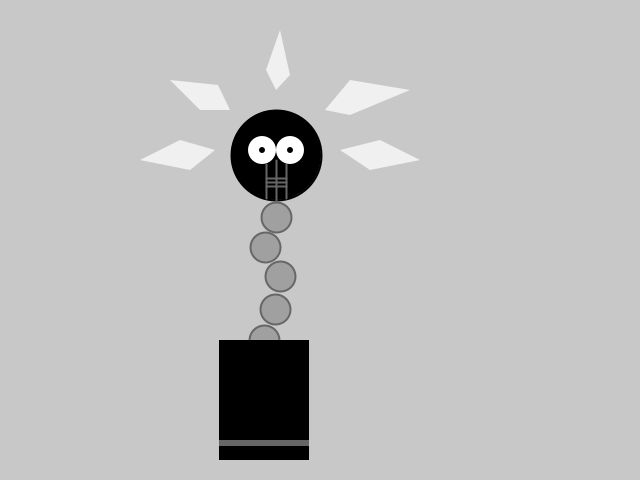
Frame 1 (no input)
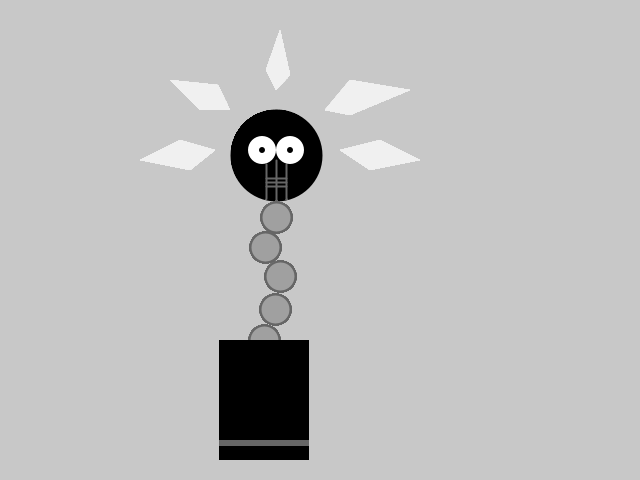
Frame 60 (the mouse pressed at the canvas centre just before this capture)
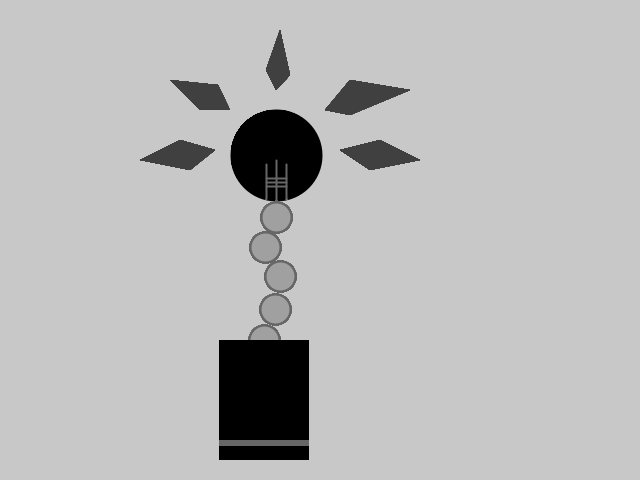
Frame 120 (the mouse held since frame 60 and released just before this capture)

The Processing sketch that drew these frames (run headless with seeded random() and noise(); from frame 60 on, the mouse is pressed at the canvas centre):

// Processing sketch: processing_13717
// ── processing_13717.pde

void setup() {
 size(640, 480);
 smooth();
 strokeWeight(2);
 background(200);
 ellipseMode(RADIUS);
}

void draw() {
 // Head
 fill(0); // Set fill to black
 ellipse(276, 155, 45, 45); // Head
 // Mouth
 stroke(102); // Set stroke to gray
 line(266, 198, 266, 164); // Left
 line(276, 200, 276, 160); // Middle
 line(286, 198, 286, 164); // Right  
 line(266, 178, 286, 178); // Horizontal, T
 line(266, 182, 286, 182); // Horizontal, C
 line(266, 186, 286, 186); // Horizontal, L

 // neck
 fill(160); // Set fill to gray
 ellipse(264, 340, 15, 15);
 ellipse(275, 309, 15, 15);
 ellipse(280, 276, 15, 15);
 ellipse(265, 247, 15, 15);
 ellipse(276, 217, 15, 15);

 // Body
 noStroke(); // Disable stroke
 fill(102); // Set fill to gray
 fill(0); // Set fill to black
 rect(219, 340, 90, 120); // Main body
 fill(102); // Set fill to gray
 rect(219, 440, 90, 6); // Gray stripe

 if (mousePressed) {
   fill(0);
   // Flares
   fill(64);   
   quad(180, 140, 140, 160, 190, 170, 215, 150); // LL
   quad(218, 85, 170, 80, 200, 110, 230, 110); // LL
   quad(276, 90, 266, 70, 280, 30, 290, 75); // Center
   quad(350, 80, 410, 90, 350, 115, 325, 110); // UR
   quad(380, 140, 420, 160, 370, 170, 340, 150); //LR
 }
 else {
   // Eyes
   fill(255);
   ellipse(290, 150, 14, 14); // Large eye Right
   fill(0); // Set fill to black
   ellipse(290, 150, 3, 3); // Pupil Right
   fill(255); // Set fill to white
   ellipse(262, 150, 14, 14); // Large eye left
   fill(0); // Set fill to black
   ellipse(262, 150, 3, 3); // Pupil left  
   fill(240);
   // Flares
   quad(180, 140, 140, 160, 190, 170, 215, 150); // LL
   quad(218, 85, 170, 80, 200, 110, 230, 110); // LL
   quad(276, 90, 266, 70, 280, 30, 290, 75); // Center
   quad(350, 80, 410, 90, 350, 115, 325, 110);  // UR
   quad(380, 140, 420, 160, 370, 170, 340, 150); // LR
 }  
}
